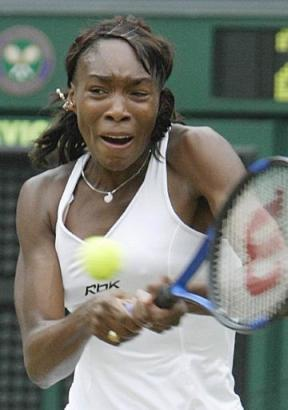
%> input picture Code/matlab/FeatureExtraction/GB/data/1.jpg, 288 x 410 px
$ octave --eval "result = grayHistogram(imread('../GB/data/1.jpg'));"   (GNU Octave 9; MATLAB toolbox functions it lacks are replaced by stand-ins)
%> lines starting %> are read from the running program, lines starting %| are printed output that depends on the picture
%
function Hist = grayHistogram(IMAGE)
    image = IMAGE;
%> image is the input picture: size 410x288x3 uint8; mean R, G, B 122.7, 124.9, 116.7
    K = 16;
    if size(image, 3) > 1
        image = rgb2gray(image);
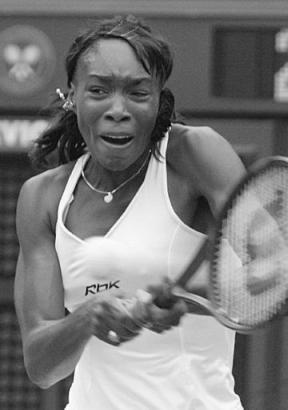
%> image: size 410x288 uint8; min 0, max 255, mean 123.3
    end
    Hist = imhist(image, K);
%> Hist = [11; 1239; 3901; 10348; 15327; 18192; 11289; 10263; 8762; 5384; 5539; 5333; 7758; 8203; 6122; 409]
    Hist = Hist';
%> Hist = [11 1239 3901 10348 15327 18192 11289 10263 8762 5384 5539 5333 7758 8203 6122 409]
    Hist = Hist / sum(Hist);
%> Hist = [9.32e-05 0.0105 0.033 0.0876 0.13 0.154 0.0956 0.0869 0.0742 0.0456 0.0469 0.0452 0.0657 0.0695 0.0518 0.00346]
%> `result = grayHistogram(imread('../GB/data/1.jpg'));`: result has the same summary as Hist in grayHistogram
    %imshow(image);
end

$ run again, on Code/matlab/FeatureExtraction/GB/data/2.jpg
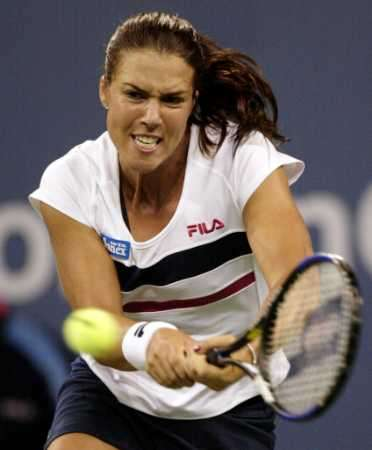
%> input picture Code/matlab/FeatureExtraction/GB/data/2.jpg, 372 x 450 px
%> in grayHistogram, image is the input picture: size 450x372x3 uint8; mean R, G, B 110, 99.4, 95.2
%> in grayHistogram, `image = rgb2gray(image);`:
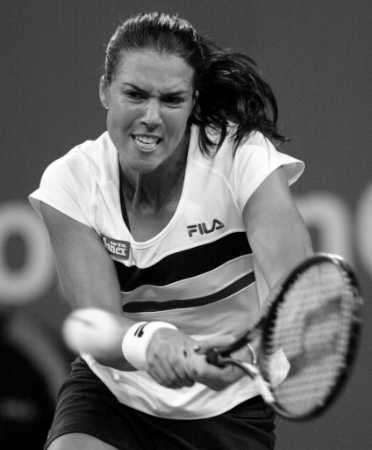
%> image: size 450x372 uint8; min 0, max 255, mean 102.1
%> in grayHistogram, `Hist = imhist(image, K);`: Hist = [11380; 10418; 7124; 5803; 51952; 6931; 6427; 8799; 10461; 13574; 10668; 5251; 4101; 6652; 6129; 1730]
%> in grayHistogram, `Hist = Hist';`: Hist = [11380 10418 7124 5803 51952 6931 6427 8799 10461 13574 10668 5251 4101 6652 6129 1730]
%> in grayHistogram, `Hist = Hist / sum(Hist);`: Hist = [0.068 0.0622 0.0426 0.0347 0.31 0.0414 0.0384 0.0526 0.0625 0.0811 0.0637 0.0314 0.0245 0.0397 0.0366 0.0103]
%> result has the same summary as Hist in grayHistogram

$ run again, on Code/matlab/FeatureExtraction/GB/data/2a.jpg
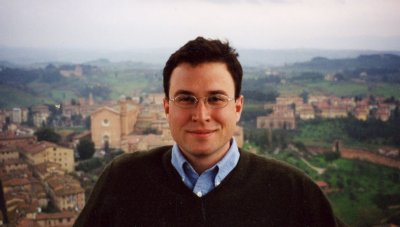
%> input picture Code/matlab/FeatureExtraction/GB/data/2a.jpg, 400 x 227 px
%> in grayHistogram, image is the input picture: size 227x400x3 uint8; mean R, G, B 122.3, 112.1, 109.4
%> in grayHistogram, `image = rgb2gray(image);`:
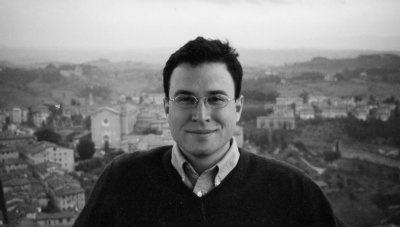
%> image: size 227x400 uint8; min 4, max 243, mean 114.9
%> in grayHistogram, `Hist = imhist(image, K);`: Hist = [242; 14163; 5050; 6105; 7304; 8337; 6900; 6139; 5268; 5021; 3140; 3117; 4649; 6474; 8891; 0]
%> in grayHistogram, `Hist = Hist';`: Hist = [242 14163 5050 6105 7304 8337 6900 6139 5268 5021 3140 3117 4649 6474 8891 0]
%> in grayHistogram, `Hist = Hist / sum(Hist);`: Hist = [0.00267 0.156 0.0556 0.0672 0.0804 0.0918 0.076 0.0676 0.058 0.0553 0.0346 0.0343 0.0512 0.0713 0.0979 0]
%> result has the same summary as Hist in grayHistogram
